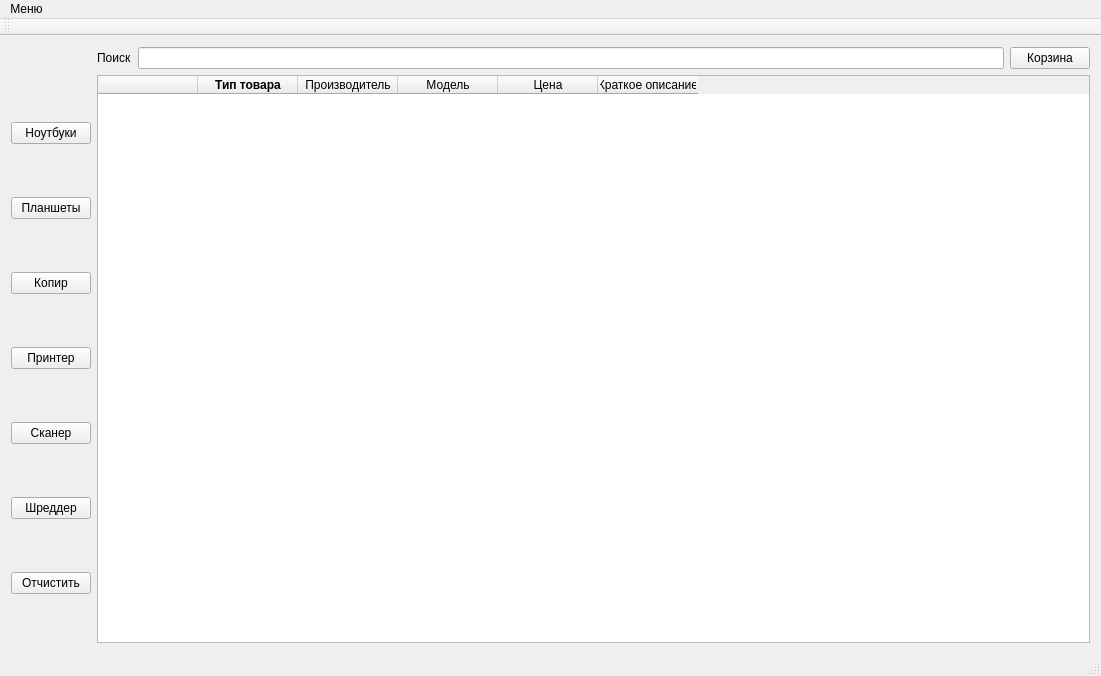
<?xml version="1.0" encoding="UTF-8"?>
<ui version="4.0">
 <class>MainWindow</class>
 <widget class="QMainWindow" name="MainWindow">
  <property name="geometry">
   <rect>
    <x>0</x>
    <y>0</y>
    <width>1101</width>
    <height>676</height>
   </rect>
  </property>
  <property name="windowTitle">
   <string>Магазин Оргтехники</string>
  </property>
  <property name="layoutDirection">
   <enum>Qt::LeftToRight</enum>
  </property>
  <widget class="QWidget" name="centralWidget">
   <layout class="QGridLayout" name="gridLayout">
    <item row="0" column="1">
     <layout class="QHBoxLayout" name="horizontalLayout">
      <item>
       <widget class="QLabel" name="label">
        <property name="text">
         <string>Поиск</string>
        </property>
       </widget>
      </item>
      <item>
       <widget class="QLineEdit" name="lineEditSearch"/>
      </item>
      <item>
       <widget class="QPushButton" name="pushButtonBasket">
        <property name="text">
         <string>Корзина</string>
        </property>
       </widget>
      </item>
     </layout>
    </item>
    <item row="1" column="0">
     <layout class="QVBoxLayout" name="verticalLayout_2">
      <item>
       <widget class="QPushButton" name="pushButtonNotebook">
        <property name="text">
         <string>Ноутбуки</string>
        </property>
       </widget>
      </item>
      <item>
       <widget class="QPushButton" name="pushButtonTablet">
        <property name="text">
         <string>Планшеты</string>
        </property>
       </widget>
      </item>
      <item>
       <widget class="QPushButton" name="pushButtonCopy">
        <property name="text">
         <string>Копир</string>
        </property>
       </widget>
      </item>
      <item>
       <widget class="QPushButton" name="pushButtonPrinter">
        <property name="text">
         <string>Принтер</string>
        </property>
       </widget>
      </item>
      <item>
       <widget class="QPushButton" name="pushButtonScaner">
        <property name="text">
         <string>Сканер</string>
        </property>
       </widget>
      </item>
      <item>
       <widget class="QPushButton" name="pushButtonShredder">
        <property name="text">
         <string>Шреддер</string>
        </property>
       </widget>
      </item>
      <item>
       <widget class="QPushButton" name="pushButtonClear">
        <property name="text">
         <string>Отчистить</string>
        </property>
       </widget>
      </item>
     </layout>
    </item>
    <item row="1" column="1">
     <widget class="QTableWidget" name="mainTableOfProduct">
      <property name="enabled">
       <bool>true</bool>
      </property>
      <property name="minimumSize">
       <size>
        <width>891</width>
        <height>0</height>
       </size>
      </property>
      <property name="layoutDirection">
       <enum>Qt::LeftToRight</enum>
      </property>
      <attribute name="verticalHeaderVisible">
       <bool>false</bool>
      </attribute>
      <column>
       <property name="text">
        <string/>
       </property>
      </column>
      <column>
       <property name="text">
        <string>Тип товара</string>
       </property>
       <property name="font">
        <font>
         <weight>75</weight>
         <bold>true</bold>
        </font>
       </property>
      </column>
      <column>
       <property name="text">
        <string>Производитель</string>
       </property>
      </column>
      <column>
       <property name="text">
        <string>Модель</string>
       </property>
      </column>
      <column>
       <property name="text">
        <string>Цена</string>
       </property>
      </column>
      <column>
       <property name="text">
        <string>Краткое описание</string>
       </property>
      </column>
     </widget>
    </item>
   </layout>
  </widget>
  <widget class="QMenuBar" name="menuBar">
   <property name="geometry">
    <rect>
     <x>0</x>
     <y>0</y>
     <width>1101</width>
     <height>21</height>
    </rect>
   </property>
   <widget class="QMenu" name="menu">
    <property name="title">
     <string>Меню</string>
    </property>
    <addaction name="leaveButton"/>
   </widget>
   <addaction name="menu"/>
  </widget>
  <widget class="QToolBar" name="mainToolBar">
   <attribute name="toolBarArea">
    <enum>TopToolBarArea</enum>
   </attribute>
   <attribute name="toolBarBreak">
    <bool>false</bool>
   </attribute>
  </widget>
  <widget class="QStatusBar" name="statusBar"/>
  <action name="leaveButton">
   <property name="text">
    <string>Выход</string>
   </property>
  </action>
 </widget>
 <layoutdefault spacing="6" margin="11"/>
 <resources/>
 <connections/>
</ui>
